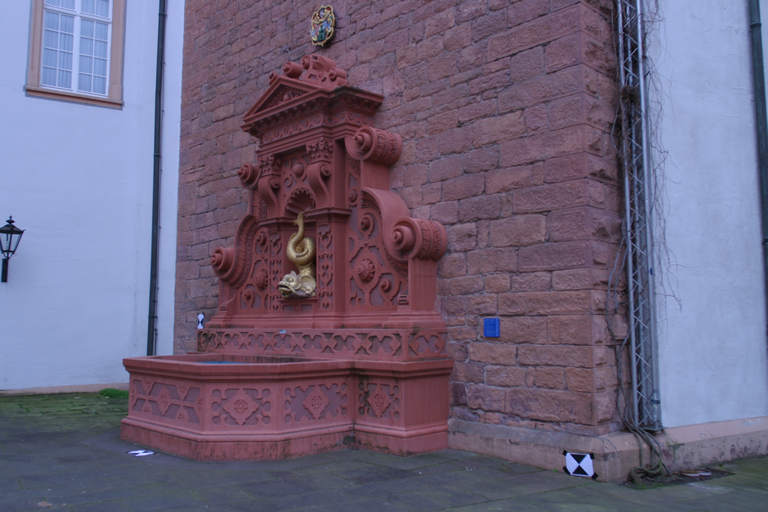
#> input picture datasets/fountain/0000.png, 768 x 512 px
$ python aula_1.py
#> lines starting #> are read from the running program, lines starting #| are printed output that depends on the picture; after the words box and inside, x2 and y2 are one past the last pixel; in counts of white or black regions, pixels touching at a corner belong together
import cv2
import matplotlib.pyplot as plt
import numpy as np
import os

def detecta_keypoints_e_descritores(imagem):
    # Inicializa o detector SIFT
    sift = cv2.SIFT_create()

    # Encontra keypoints e descritores
    keypoints, descritores = sift.detectAndCompute(imagem, None)

    # Desenha os keypoints na imagem original
    imagem_com_keypoints = cv2.drawKeypoints(imagem, keypoints, None)

    # Cria uma imagem vazia para desenhar os descritores
    imagem_com_descritores = imagem.copy()

    # Desenha os descritores
    for kp in keypoints:
        x, y = kp.pt
        size = kp.size
        color = tuple([int(c) for c in np.random.randint(0, 255, 3)])
        cv2.circle(imagem_com_descritores, (int(x), int(y)), int(size), color, 2)

    return keypoints, descritores, imagem_com_keypoints, imagem_com_descritores

def match_e_filtragem_descritores(descritores_1, descritores_2, threshold=0.9):
    # Configurar o matcher de correspondência (usando força bruta)
    bf = cv2.BFMatcher()

    # Realizar correspondência entre os descritores das duas imagens
    correspondencias = bf.knnMatch(descritores_1, descritores_2, k=2)

    # Aplicar filtro de razão de Lowe para selecionar as melhores correspondências
    boas_correspondencias = []
    for m, n in correspondencias:
        if m.distance < threshold*n.distance:
            boas_correspondencias.append(m)

    return boas_correspondencias

def main():
    # Obtém o diretório do arquivo atual
    diretorio_atual = os.path.dirname(os.path.realpath(__file__))
    print("Diretório do arquivo atual:", diretorio_atual)

    # Carrega as imagens
    imagem_1 = cv2.imread(os.path.join(diretorio_atual, '../datasets/fountain/0000.png'))
#> imagem_1 is the input picture: shape (512, 768, 3); mean B, G, R 124.7, 100.3, 109.2
    imagem_2 = cv2.imread(os.path.join(diretorio_atual, '../datasets/fountain/0001.png'))
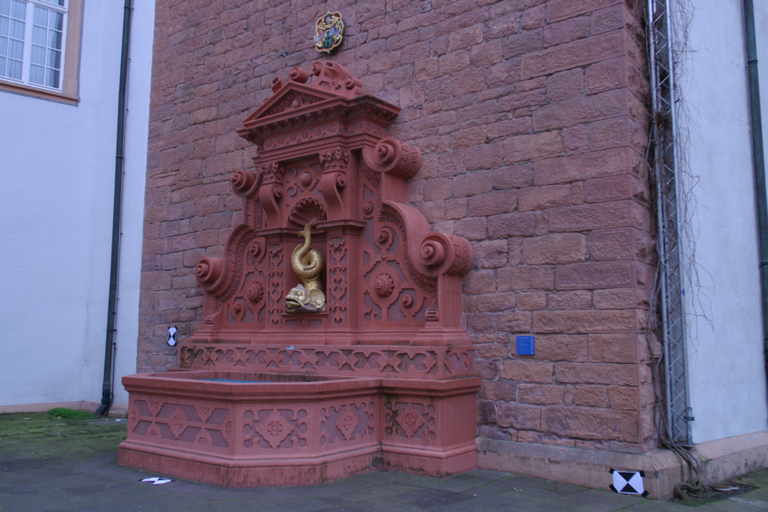
#> input picture datasets/fountain/0001.png, 768 x 512 px
#> imagem_2 is the input picture: shape (512, 768, 3); mean B, G, R 123.4, 100, 113.6

    # Mostra as imagens de entrada
    print("Analisando imagens iniciais ...")
    cv2.imshow('Imagem 1', imagem_1)
    cv2.imshow('Imagem 2', imagem_2)
    cv2.waitKey(0)
    cv2.destroyAllWindows()

    # Encontra keypoints e descritores
    print("Calculando keypoints e descritores ...")
    keypoints_1, descritores_1, imagem_1_com_keypoints, imagem_1_com_descritores = detecta_keypoints_e_descritores(imagem_1)
#> in detecta_keypoints_e_descritores, `keypoints, descritores = sift.detectAndCompute(imagem, None)`: keypoints = 1443 keypoints; strongest (x, y, size): (579, 470, 5.3), (141, 453, 4.4), (587, 464, 8), (201, 317, 3.5)
#> the loop in detecta_keypoints_e_descritores, `for kp in keypoints:` made 1443 passes
#> (kp, x, y, size, color) on passes 1 to 3: (keypoint at (3, 251.4), size 2.3, 3, 251.4, 2.33, (172, 47, 117)), (keypoint at (5.3, 261.7), size 4.5, 5.26, 261.7, 4.51, (192, 67, 251)), (keypoint at (8, 250.9), size 2.8, 8.01, 250.9, 2.83, (195, 103, 9))
#> after the loop in detecta_keypoints_e_descritores, `for kp in keypoints:`:
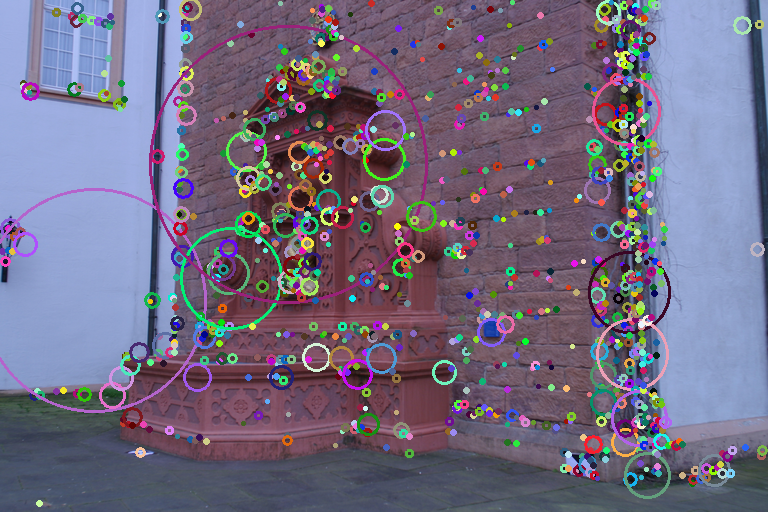
#> imagem_com_descritores: shape (512, 768, 3); 14.48% of pixels changed, all inside (x1, y1, x2, y2) = (0, 0, 768, 507)
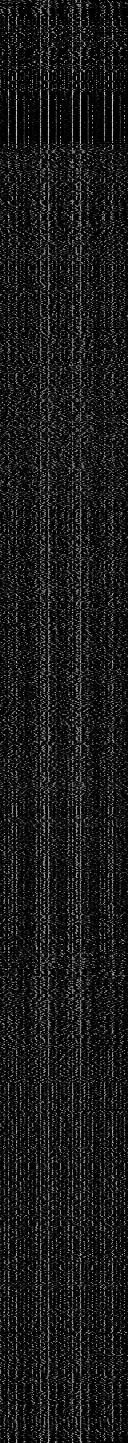
#> descritores_1: shape (1443, 128) float32; min 0, max 212, mean 26.2
#> keypoints_1 has the same summary as keypoints in detecta_keypoints_e_descritores
    keypoints_2, descritores_2, imagem_2_com_keypoints, imagem_2_com_descritores = detecta_keypoints_e_descritores(imagem_2)
#> in detecta_keypoints_e_descritores (call 2), `keypoints, descritores = sift.detectAndCompute(imagem, None)`: keypoints = 1605 keypoints; strongest (x, y, size): (627, 476, 6), (628, 488, 5.5), (172, 342, 4), (637, 482, 8.6)
#> in detecta_keypoints_e_descritores (call 2), `imagem_com_keypoints = cv2.drawKeypoints(imagem, keypoints, None)`:
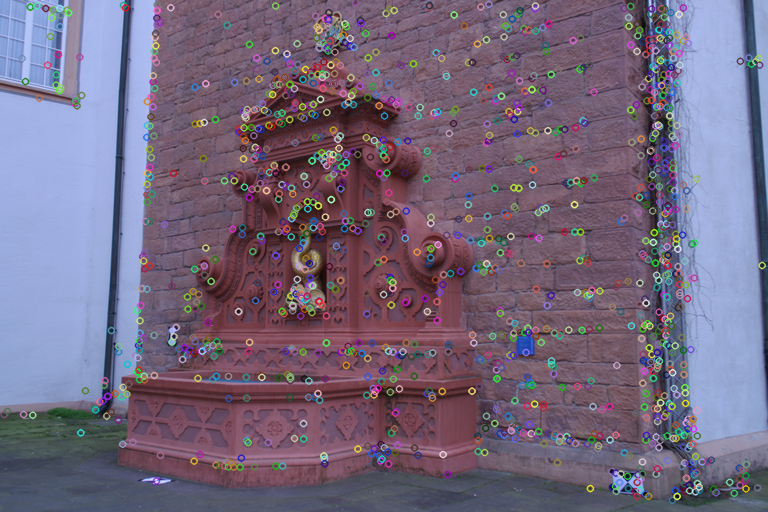
#> imagem_com_keypoints: shape (512, 768, 3); mean B, G, R 125.8, 103.7, 116
#> the loop in detecta_keypoints_e_descritores (call 2), `for kp in keypoints:` made 1605 passes
#> (kp, x, y, size, color) on passes 1 to 3: (keypoint at (3.7, 414.1), size 3.2, 3.69, 414.1, 3.16, (7, 99, 175)), (keypoint at (7, 410.9), size 2.6, 7.03, 410.9, 2.55, (197, 169, 28)), (keypoint at (21.6, 57.9), size 2, 21.63, 57.92, 2.01, (246, 122, 85))
#> after the loop in detecta_keypoints_e_descritores (call 2), `for kp in keypoints:`:
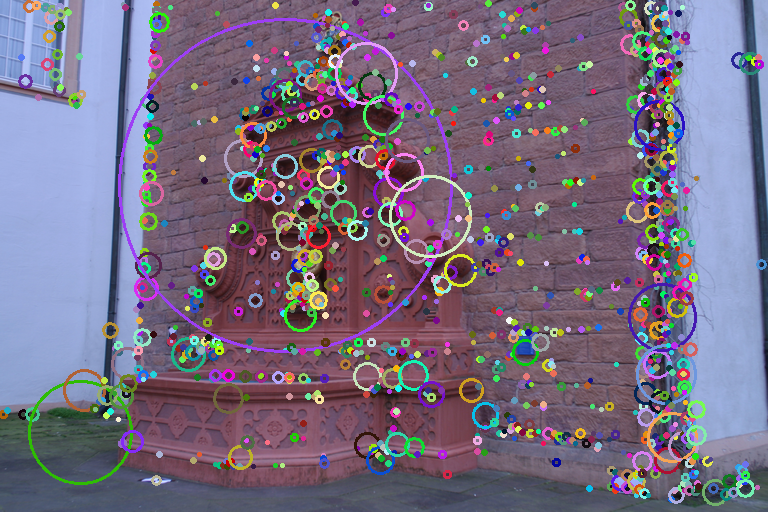
#> imagem_com_descritores: shape (512, 768, 3); 16.57% of pixels changed, all inside (x1, y1, x2, y2) = (0, 0, 767, 506)
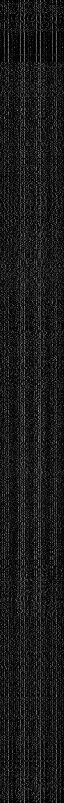
#> descritores_2: shape (1605, 128) float32 (shown at 1/2 size); min 0, max 213, mean 26
#> keypoints_2 has the same summary as keypoints in detecta_keypoints_e_descritores

    # Mostra as imagens com keypoints e descritores
    print("Mostrando imagens com keypoints ...")
    cv2.imshow('Imagem 1 com Keypoints', imagem_1_com_keypoints)
    cv2.imshow('Imagem 2 com Keypoints', imagem_2_com_keypoints)
    cv2.waitKey(0)
    cv2.destroyAllWindows()
    print("Mostrando imagens com descritores ...")
    cv2.imshow('Imagem 1 com Descritores', imagem_1_com_descritores)
    cv2.imshow('Imagem 2 com Descritores', imagem_2_com_descritores)
    cv2.waitKey(0)
    cv2.destroyAllWindows()

    # Realiza correspondência e filtragem dos descritores
    correspondencias = match_e_filtragem_descritores(descritores_1, descritores_2, 0.5)
#> in match_e_filtragem_descritores, `correspondencias = bf.knnMatch(descritores_1, descritores_2, k=2)`: correspondencias = 1443 matches
#> after the loop in match_e_filtragem_descritores, `for m, n in correspondencias:`: boas_correspondencias = 345 matches
#> correspondencias = 345 matches

    # Desenhar as correspondências
    resultado = cv2.drawMatches(imagem_1, keypoints_1, imagem_2, keypoints_2, correspondencias,
                                None, flags=cv2.DrawMatchesFlags_NOT_DRAW_SINGLE_POINTS)
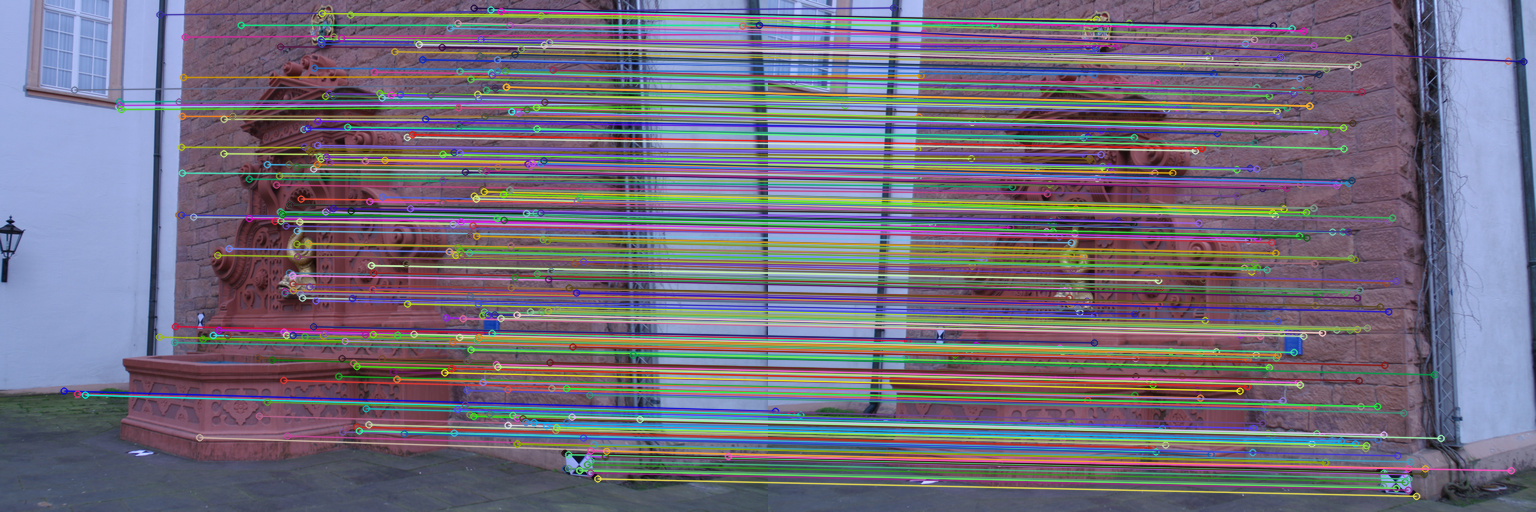
#> resultado: shape (512, 1536, 3); mean B, G, R 124.3, 109.3, 114.4
    cv2.imshow('Matches resultantes', resultado)
    cv2.waitKey(0)
    cv2.destroyAllWindows()


if __name__ == '__main__':
    main()
